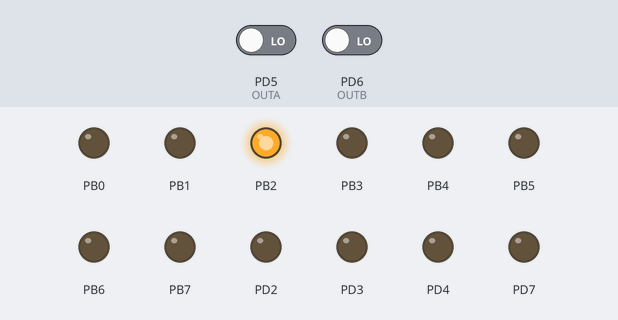
Recording of a program running on a simulated ATmega328P, built with avr-gcc and emulated at 16 MHz. On the bench: output pins drawn as LEDs (lit = HIGH). Inputs (shaded band) come from the test bench; at power-on: PD5 (OUTA) LOW, PD6 (OUTB) LOW. What the program prints to the serial monitor is not drawn.

Above: at 0.3 s.
Timing chart, 0 to 1.8 s (numbered marks = the images above):
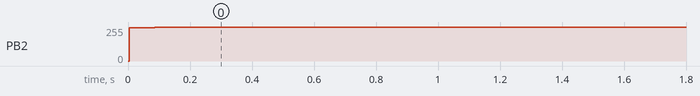

Measured:
- by itself, PB2: 0/255 → 255/255 at 0.00 s

The program:

main.cpp
```cpp
#include <avr/io.h>
#include <avr/interrupt.h>
#include "DCMotor12VoltsDriver.h"
#include "IGPIODriver.h"
#include "PWMDriver.h"
#include "IDCMotor.h"
#include "PID.h"
#include "QuadratureEncoder.h"
#include "EncoderInterruptDriver.h"
#define F_CPU 16000000UL
#include <util/delay.h>

#define USART_BAUDRATE 2400
#define BAUD_PRESCALE (((F_CPU / (USART_BAUDRATE * 16UL))) - 1)

//include "test.h"


int main()
{
	IGPIODriver *pwm = new PWMDriver();
	IGPIODriver *interrup = new EncoderInterruptDriver();
	IDCMotor *motor = new DCMotor12VoltsDriver(pwm);
	IEncoder *encoder = new QuadratureEncoder(interrup);

	PIDVal PIDValues;
	PIDValues.kp = 1;
	PIDValues.ki = 0.001;
	PIDValues.kd = 0;
	PIDValues.Max = 1024; //12 Volts is maximum
	PIDValues.Min = -1024;//-12 volts is minimum (getting changed to direction instead)
	PIDValues.IntegratorLimit = PIDValues.Max; //Half of the maximum voltage to limit the integral part a bit
	UCSR0B |= (1 << RXEN0) | (1 << TXEN0);    // Turn on the transmission and reception circuitry
	UCSR0C |= (1 << UCSZ00) | (1 << UCSZ01);  // Use 8-bit character sizes

	UBRR0H = (BAUD_PRESCALE >> 8);  // Load upper 8-bits of the baud rate value into the high byte of the UBRR register
	UBRR0L = BAUD_PRESCALE;  // Load lower 8-bits of the baud rate value into the low byte of the UBRR register


	PID controller(&PIDValues, encoder, motor);

	float i = 0;
	uint8_t data;
	DDRB = 0b11111111;
	while(true) {
		controller.Control(1000);
		while ((UCSR0A & (1 << UDRE0)) == 0) {}
		; // Do nothing until UDR is ready for more data to be written to it
		UDR0 = 1;  // Echo back the received byte back to the computer
		_delay_ms(10);
	}
}
```

IDCMotor.h
```cpp
#pragma once
typedef enum {
	counterClockwise,
	clockwise,
}Direction;
class IDCMotor{
public:
	virtual void SetSpeed(float voltage, Direction dir) = 0;
};
```

IEncoder.h
```cpp
#pragma once
class IEncoder {
public:
	virtual float GetPosition() = 0;
};
```

PID.cpp
```cpp
#include "PID.h"
#include <avr/io.h>

#define F_CPU 16000000UL

#define USART_BAUDRATE 2400
#define BAUD_PRESCALE (((F_CPU / (USART_BAUDRATE * 16UL))) - 1)
PID::PID(PIDVal *val, IEncoder *encoder, IDCMotor *dcMotor)
{
	_encoder = encoder;
	_dcMotor = dcMotor;
	SetPIDValues(val);

	UCSR0B |= (1 << RXEN0) | (1 << TXEN0);    // Turn on the transmission and reception circuitry
	UCSR0C |= (1 << UCSZ00) | (1 << UCSZ01);  // Use 8-bit character sizes

	UBRR0H = (BAUD_PRESCALE >> 8);  // Load upper 8-bits of the baud rate value into the high byte of the UBRR register
	UBRR0L = BAUD_PRESCALE;  // Load lower 8-bits of the baud rate value into the low byte of the UBRR register
}

void PID::SetPIDValues(PIDVal * val)
{
	if (val->kp < 0) { // Checking for invalid kp,ki and kd values. This could be done in conditional express, but due to coverage, this has to be done
		_val.kp = 0;
	}
	else {
		_val.kp = val->kp;
	}
	if (val->ki < 0) {
		_val.ki = 0;
	}
	else {
		_val.ki = val->ki;
	}
	if (val->kd < 0) {
		_val.kd = 0;
	}
	else {
		_val.kd = val->kd;
	}

	_val.Max = val->Max;
	_val.Min = val->Min;
	_val.IntegratorLimit = val->IntegratorLimit;
}

void PID::GetPIDValues(PIDVal *val) {
	val->kp = _val.kp;
	val->ki = _val.ki;
	val->kd = _val.kd;

	val->Max = _val.Max;
	val->Min = _val.Max;
	val->IntegratorLimit = _val.IntegratorLimit;
}

float PID::GetIntegral()
{
	return _integral;
}

float PID::GetCorrection()
{
	return _correction;
}

float PID::Correction(float setpoint)
{

	float error = setpoint - GetMeasurement();
	float derivative = _firstTime == false ? error - _previousError : 0; //Ensuring that the code will have run twice before calculating derivative contribution
	_firstTime = false;
	_integral += error;
	if (_integral*_val.ki > _val.IntegratorLimit) {//Integral windup protection
		_integral = _val.IntegratorLimit/_val.ki;
	}
	else if (_integral*_val.ki < -_val.IntegratorLimit) {
		_integral = -_val.IntegratorLimit/_val.ki;
	}

	float tmpCorrection = error * _val.kp + _integral*_val.ki + derivative*_val.kd;

	if (tmpCorrection > _val.Max) {
		tmpCorrection = _val.Max;
	}
	else if (tmpCorrection < _val.Min) {
		tmpCorrection = _val.Min;
	}
	_correction = tmpCorrection;
	_previousError = error;
	return _correction;
}

float PID::GetMeasurement() {
	return _encoder->GetPosition();
}

void PID::Control(float setpoint)
{
	Correction(setpoint);
	_dir = _correction < 0 ? counterClockwise : clockwise;
	float numericCorrection = _correction < 0 ? _correction * -1 : _correction; // Making sure speed (voltage) is positive
	while((UCSR0A & (1 << UDRE0)) == 0) {}
	; // Do nothing until data have been received and is ready to be read from UDR
     UDR0 = _correction;   // Fetch the received byte value into the variable "ByteReceived"
	_dcMotor->SetSpeed(numericCorrection, _dir);
}


PID::~PID()
{
}
```

PID.h
```cpp
#pragma once
#include "IEncoder.h"
#include "IDCMotor.h"
typedef struct {
	float kp;
	float ki;
	float kd;
	float Max;
	float Min;
	float IntegratorLimit;
}PIDVal;

class PID
{
public:
	PID(PIDVal *val, IEncoder *encoder, IDCMotor *dcMotor);
	void SetPIDValues(PIDVal *val);
	void GetPIDValues(PIDVal *val);
	float GetIntegral();
	float GetCorrection();
	float GetMeasurement();
	void Control(float setpoint);
	~PID();
private:
	float Correction(float setpoint);
	float _correction = 0;
	float _integral = 0;
	float _previousError = 0;
	bool _firstTime = true;
	float _measurement;
	Direction _dir;
	PIDVal _val = { 0 };
	IEncoder *_encoder;
	IDCMotor *_dcMotor;
};
```

QuadratureEncoder.cpp
```cpp
#include "QuadratureEncoder.h"
#include "avr/io.h"


QuadratureEncoder::QuadratureEncoder(IGPIODriver *interrupt)
{
	_interrupt = interrupt;
	_interrupt->Initialize();
}
float QuadratureEncoder::GetPosition()
{
	_interrupt->GetInput(_data);

	return _data[ENCODER_VALUE_INDEX];
}


QuadratureEncoder::~QuadratureEncoder()
{
}
```

QuadratureEncoder.h
```cpp
#pragma once
#include "IEncoder.h"
#include "IGPIODriver.h"
#include "operators.h"
#define HIGH 1
#define LOW 0
class QuadratureEncoder : public IEncoder
{
public:
	QuadratureEncoder(IGPIODriver *interrupt);
	float GetPosition();
	~QuadratureEncoder();

private:
	IGPIODriver *_interrupt;
	int _data[2] = { 0, 0 };
	int _encoderPinALast = 0;
	int _encoderPos = 0;
	int _revolutions = 0;
};
```

operators.cpp
```cpp
#include "operators.h"


int __cxa_guard_acquire(__guard *g) {return !*(char *)(g);};
void __cxa_guard_release(__guard *g) {*(char *)g = 1; };
void __cxa_guard_abort(__guard *) {};

void __cxa_pure_virtual(void) {};

void * operator new(size_t size)
{
	return malloc(size);
}

void operator delete(void * ptr)
{
	free(ptr);
}
```

operators.h
```cpp
#include <stddef.h>
#include <stdlib.h>

__extension__ typedef int __guard __attribute__((mode(__DI__)));

extern "C" int __cxa_guard_acquire(__guard *);
extern "C" void __cxa_guard_release(__guard *);
extern "C" void __cxa_guard_abort(__guard *);


extern "C" void __cxa_pure_virtual(void);
void * operator new(size_t size);
void operator delete(void * ptr);
```

DCMotor12VoltsDriver.cpp
```cpp
#include "DCMotor12VoltsDriver.h"

DCMotor12VoltsDriver::DCMotor12VoltsDriver(IGPIODriver *pwm)
{
	_pwm = pwm;
	_pwm->Initialize();
}

void DCMotor12VoltsDriver::SetSpeed(float voltage, Direction dir)
{
	int output = MapVoltage2PWM(voltage);
	int outputData[2] = {0, 0};
	if (dir == clockwise) {
		outputData[OCR1B_data] = output;
		_pwm->SetOutPut(outputData);
	}
	else {
		outputData[OCR1A_data] = output;
		_pwm->SetOutPut(outputData);
	}
}


DCMotor12VoltsDriver::~DCMotor12VoltsDriver()
{
}

void DCMotor12VoltsDriver::PortSetup()
{

}


int DCMotor12VoltsDriver::MapVoltage2PWM(float voltage)
{
	//Validation check restricted to motor specifications
	voltage = (voltage <= MAX_VOLTAGE) ? voltage : MAX_VOLTAGE;
	voltage = (voltage >= MIN_VOLTAGE) ? voltage : MIN_VOLTAGE;

	//int inputStart = MIN_VOLTAGE;   //0V since that's the lowest voltage the motor is capable of
	//int inputEnd = MAX_VOLTAGE;   //12V since that's the maximum voltage the motor will output
	//int outputStart = 35;  // 50 on the couter is equvilent to 3V
	//int outputEnd = 1023;  // Highest values of pwm (100% duty cycle)

	//float slope = 1.0 * (outputEnd - outputStart) / (inputEnd - inputStart);
	//return outputStart + round(slope * (voltage - inputStart));

	return voltage;
}
```

DCMotor12VoltsDriver.h
```cpp
#pragma once
#include "IDCMotor.h"
#include "IGPIODriver.h"
#include <math.h>
#define MAX_VOLTAGE 1023
#define MIN_VOLTAGE 0
class DCMotor12VoltsDriver : public IDCMotor
{
public:
	DCMotor12VoltsDriver(IGPIODriver *pwm);
	void SetSpeed(float voltage, Direction dir);
	~DCMotor12VoltsDriver();
	int MapVoltage2PWM(float voltage);

private:
	IGPIODriver *_pwm;
	void PortSetup();
};
```

EncoderInterruptDriver.cpp
```cpp
#include "EncoderInterruptDriver.h"

uint8_t EncoderPosA = 0;
uint8_t EncoderPosB = 0;
int EncoderPos = 0;
uint8_t EncoderPinALast = 0;
uint8_t tmpA = 0;
uint8_t tmpB = 0;
int Revolutions = 0;

ISR(PCINT2_vect) {
	EncoderPosA = 0;
	EncoderPosB = 0;
	tmpA = PIND & (1 << OUTA);
	tmpB = PIND & (1 << OUTB);
	if (tmpA > 0) {
		EncoderPosA = 1;
	}
	if (tmpB > 0) {
		EncoderPosB = 1;
	}

	if ((EncoderPinALast == 0) && (EncoderPosA == 1)) {
		if (EncoderPosB == 0) {
			EncoderPos--;
			if (EncoderPos < -500) {
				PORTB |= (1 << PB5);
			}
		}
		else {
			EncoderPos++;
			if (EncoderPos > 500) {
				PORTB |= (1 << PB5);
			}
		}
		if (EncoderPos % 1024 == 0) {
			Revolutions++;
			//PORTB |= (1 << PB5);
		}
	}
	EncoderPinALast = EncoderPosA;
}

EncoderInterruptDriver::EncoderInterruptDriver()
{
}

void EncoderInterruptDriver::Initialize()
{
	PCICR |= (1 << PCIE2); //Enabling interrupt for PCIE2 (PCINT21 and PCINT22)
	sei(); //Enabling global interrupts

	DDRD = 0b10011111; //PORTD to be inputs
	PORTD = 0b00000000;
	PCMSK2 |= (1 << PCINT21); //Enabling pin change interrupt on pin 5
	PCMSK2 |= (1 << PCINT22); //Enabling pin change interrupt on pin 6
}

void EncoderInterruptDriver::SetOutPut(int * data)
{
}

void EncoderInterruptDriver::GetInput(int *data)
{
	data[ENCODER_VALUE_INDEX] = EncoderPos;  //Getting data from OUTA
	data[REVOLUTION_VALUE_INDEX] = Revolutions;
}


EncoderInterruptDriver::~EncoderInterruptDriver()
{
}
```

EncoderInterruptDriver.h
```cpp
#pragma once
#include "IGPIODriver.h"
#include "avr/io.h"
#include "avr/interrupt.h"
#define OUTA PD5
#define OUTB PD6
class EncoderInterruptDriver : public IGPIODriver
{
public:
	EncoderInterruptDriver();
	void Initialize();
	void SetOutPut(int *data);
	void GetInput(int *data);
	~EncoderInterruptDriver();

};
```

IGPIODriver.h
```cpp
#pragma once
#define OCR1A_data 0
#define OCR1B_data 1
#define ENCODER_VALUE_INDEX 0
#define REVOLUTION_VALUE_INDEX 1
class IGPIODriver {
public:
	virtual void Initialize() = 0;
	virtual void SetOutPut(int *data) = 0;
	virtual void GetInput(int *data) = 0;
};
```

PWMDriver.cpp
```cpp
#include "PWMDriver.h"

PWMDriver::PWMDriver()
{
}

void PWMDriver::Initialize()
{
	DDRB = 0b11111111;
	// PD6 is now an output
	//PORTD &= ~(1 << DDD5);
	OCR1A = 0;
	OCR1B = 0;
	// set PWM for 50% duty cycle

	TCCR1A |= (1 << COM1A1);
	// set none-inverting mode

	TCCR1A |= (1 << COM1B1);
	// set none-inverting mode

	TCCR1B |= (1 << WGM01) | (1 << WGM00);

	TCCR1A |= (1 << WGM01) | (1 << WGM00);
	// set fast PWM Mode

	TCCR1B |= (1 << CS01);
	// set prescaler to 8 and starts PWM
}


void PWMDriver::SetOutPut(int *data)
{
	OCR1A = data[0];
	OCR1B = data[1];
}

void PWMDriver::GetInput(int *data) {
}

PWMDriver::~PWMDriver()
{
}
```

PWMDriver.h
```cpp
#pragma once
#include "IGPIODriver.h"
#include <avr/io.h>
class PWMDriver : public IGPIODriver
{
public:
	PWMDriver();

	void Initialize();
	virtual void SetOutPut(int *data);
	virtual void GetInput(int *data);
	~PWMDriver();
};
```
